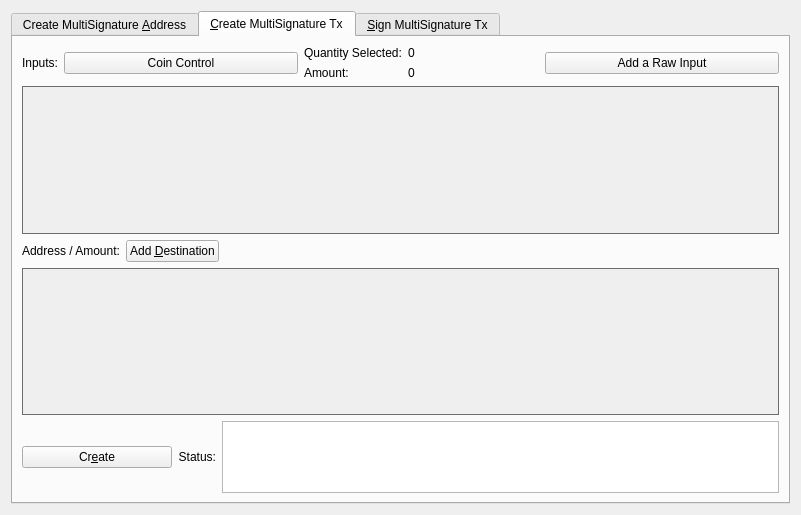
<?xml version="1.0" encoding="UTF-8"?>
<ui version="4.0">
 <class>MultisigDialog</class>
 <widget class="QDialog" name="MultisigDialog">
  <property name="geometry">
   <rect>
    <x>0</x>
    <y>0</y>
    <width>801</width>
    <height>515</height>
   </rect>
  </property>
  <property name="sizePolicy">
   <sizepolicy hsizetype="Fixed" vsizetype="Fixed">
    <horstretch>0</horstretch>
    <verstretch>0</verstretch>
   </sizepolicy>
  </property>
  <property name="windowTitle">
   <string>Multisignature Address Interactions</string>
  </property>
  <layout class="QVBoxLayout" name="verticalLayout_8">
   <item>
    <widget class="QTabWidget" name="multisigTabWidget">
     <property name="styleSheet">
      <string notr="true">QScrollArea{border: 1px solid #6d6d6d;}</string>
     </property>
     <property name="currentIndex">
      <number>1</number>
     </property>
     <widget class="QWidget" name="addMultisigTab">
      <property name="sizePolicy">
       <sizepolicy hsizetype="Minimum" vsizetype="Minimum">
        <horstretch>0</horstretch>
        <verstretch>0</verstretch>
       </sizepolicy>
      </property>
      <attribute name="title">
       <string>Create MultiSignature &amp;Address</string>
      </attribute>
      <layout class="QVBoxLayout" name="verticalLayout">
       <item>
        <layout class="QHBoxLayout" name="enterMLayout">
         <item>
          <widget class="QSpinBox" name="enterMSpinbox">
           <property name="sizePolicy">
            <sizepolicy hsizetype="Fixed" vsizetype="Fixed">
             <horstretch>0</horstretch>
             <verstretch>0</verstretch>
            </sizepolicy>
           </property>
           <property name="toolTip">
            <string>How many people must sign to verify a transaction</string>
           </property>
           <property name="minimum">
            <number>1</number>
           </property>
           <property name="maximum">
            <number>15</number>
           </property>
           <property name="value">
            <number>1</number>
           </property>
          </widget>
         </item>
         <item>
          <widget class="QLabel" name="enterMLabel">
           <property name="text">
            <string>Enter the minimum number of signatures required to sign transactions</string>
           </property>
          </widget>
         </item>
        </layout>
       </item>
       <item>
        <layout class="QHBoxLayout" name="addressLabelLayout">
         <item>
          <widget class="QLabel" name="addressLableLabel">
           <property name="text">
            <string>Address Label:</string>
           </property>
          </widget>
         </item>
         <item>
          <widget class="QLineEdit" name="multisigAddressLabel"/>
         </item>
        </layout>
       </item>
       <item>
        <layout class="QHBoxLayout" name="addAddressLayout">
         <item>
          <widget class="QPushButton" name="addAddressButton">
           <property name="toolTip">
            <string>Add another address that could sign to verify a transaction from the multisig address.</string>
           </property>
           <property name="text">
            <string>&amp;Add Address / Key</string>
           </property>
           <property name="icon">
            <iconset resource="../HCASH.qrc">
             <normaloff>:/icons/add</normaloff>:/icons/add</iconset>
           </property>
           <property name="autoDefault">
            <bool>false</bool>
           </property>
          </widget>
         </item>
         <item>
          <widget class="QLabel" name="addAddressLabel">
           <property name="sizePolicy">
            <sizepolicy hsizetype="Preferred" vsizetype="Fixed">
             <horstretch>0</horstretch>
             <verstretch>0</verstretch>
            </sizepolicy>
           </property>
           <property name="text">
            <string>Local addresses or public keys that can sign:</string>
           </property>
          </widget>
         </item>
         <item>
          <spacer name="addAddressSpacer_2">
           <property name="orientation">
            <enum>Qt::Horizontal</enum>
           </property>
           <property name="sizeHint" stdset="0">
            <size>
             <width>40</width>
             <height>10</height>
            </size>
           </property>
          </spacer>
         </item>
        </layout>
       </item>
       <item>
        <widget class="QScrollArea" name="addAddressScrollArea">
         <property name="sizePolicy">
          <sizepolicy hsizetype="Preferred" vsizetype="Expanding">
           <horstretch>0</horstretch>
           <verstretch>0</verstretch>
          </sizepolicy>
         </property>
         <property name="widgetResizable">
          <bool>true</bool>
         </property>
         <widget class="QWidget" name="addAddressWidget">
          <property name="geometry">
           <rect>
            <x>0</x>
            <y>0</y>
            <width>759</width>
            <height>166</height>
           </rect>
          </property>
          <layout class="QVBoxLayout" name="verticalLayout_5">
           <item>
            <layout class="QVBoxLayout" name="addressList"/>
           </item>
           <item>
            <spacer name="verticalSpacer">
             <property name="orientation">
              <enum>Qt::Vertical</enum>
             </property>
             <property name="sizeHint" stdset="0">
              <size>
               <width>20</width>
               <height>40</height>
              </size>
             </property>
            </spacer>
           </item>
          </layout>
         </widget>
        </widget>
       </item>
       <item>
        <layout class="QHBoxLayout" name="addMultisigLayout">
         <item>
          <widget class="QPushButton" name="addMultisigButton">
           <property name="sizePolicy">
            <sizepolicy hsizetype="Preferred" vsizetype="Fixed">
             <horstretch>0</horstretch>
             <verstretch>0</verstretch>
            </sizepolicy>
           </property>
           <property name="toolTip">
            <string>Create a new multisig address</string>
           </property>
           <property name="toolTipDuration">
            <number>-3</number>
           </property>
           <property name="text">
            <string>C&amp;reate</string>
           </property>
           <property name="icon">
            <iconset resource="../HCASH.qrc">
             <normaloff>:/icons/filesave</normaloff>:/icons/filesave</iconset>
           </property>
           <property name="autoDefault">
            <bool>false</bool>
           </property>
          </widget>
         </item>
         <item>
          <widget class="QLabel" name="label">
           <property name="text">
            <string>Status:</string>
           </property>
          </widget>
         </item>
         <item>
          <widget class="QTextEdit" name="addMultisigStatus">
           <property name="sizePolicy">
            <sizepolicy hsizetype="Expanding" vsizetype="Fixed">
             <horstretch>0</horstretch>
             <verstretch>0</verstretch>
            </sizepolicy>
           </property>
           <property name="maximumSize">
            <size>
             <width>16777215</width>
             <height>75</height>
            </size>
           </property>
           <property name="readOnly">
            <bool>true</bool>
           </property>
           <property name="textInteractionFlags">
            <set>Qt::TextSelectableByKeyboard|Qt::TextSelectableByMouse</set>
           </property>
          </widget>
         </item>
        </layout>
       </item>
       <item>
        <widget class="QLabel" name="label_2">
         <property name="sizePolicy">
          <sizepolicy hsizetype="Preferred" vsizetype="Preferred">
           <horstretch>0</horstretch>
           <verstretch>0</verstretch>
          </sizepolicy>
         </property>
         <property name="text">
          <string>Use below to quickly import an address by its redeem. Don't forget to add a label before clicking import!
Keep in mind, the wallet will rescan the blockchain to find transactions containing the new address.
Please be patient after clicking import.</string>
         </property>
         <property name="scaledContents">
          <bool>false</bool>
         </property>
         <property name="wordWrap">
          <bool>true</bool>
         </property>
        </widget>
       </item>
       <item>
        <layout class="QHBoxLayout" name="importLayout">
         <item>
          <widget class="QPushButton" name="importAddressButton">
           <property name="sizePolicy">
            <sizepolicy hsizetype="Fixed" vsizetype="Fixed">
             <horstretch>0</horstretch>
             <verstretch>0</verstretch>
            </sizepolicy>
           </property>
           <property name="text">
            <string>&amp;Import Redeem</string>
           </property>
           <property name="icon">
            <iconset resource="../HCASH.qrc">
             <normaloff>:/icons/receiving_addresses</normaloff>:/icons/receiving_addresses</iconset>
           </property>
          </widget>
         </item>
         <item>
          <widget class="QLineEdit" name="importRedeem">
           <property name="sizePolicy">
            <sizepolicy hsizetype="Preferred" vsizetype="Fixed">
             <horstretch>0</horstretch>
             <verstretch>0</verstretch>
            </sizepolicy>
           </property>
          </widget>
         </item>
        </layout>
       </item>
      </layout>
     </widget>
     <widget class="QWidget" name="createTransactionTab">
      <attribute name="title">
       <string>&amp;Create MultiSignature Tx</string>
      </attribute>
      <layout class="QVBoxLayout" name="verticalLayout_3">
       <item>
        <layout class="QHBoxLayout" name="horizontalLayout_2">
         <item>
          <layout class="QVBoxLayout" name="createTxLayout">
           <item>
            <layout class="QHBoxLayout" name="addTxInputLayout">
             <item>
              <widget class="QLabel" name="addTxInputLabel">
               <property name="sizePolicy">
                <sizepolicy hsizetype="Fixed" vsizetype="Preferred">
                 <horstretch>0</horstretch>
                 <verstretch>0</verstretch>
                </sizepolicy>
               </property>
               <property name="text">
                <string>Inputs:</string>
               </property>
              </widget>
             </item>
             <item>
              <widget class="QPushButton" name="pushButtonCoinControl">
               <property name="sizePolicy">
                <sizepolicy hsizetype="Preferred" vsizetype="Fixed">
                 <horstretch>0</horstretch>
                 <verstretch>0</verstretch>
                </sizepolicy>
               </property>
               <property name="text">
                <string>Coin Control</string>
               </property>
              </widget>
             </item>
             <item>
              <layout class="QFormLayout" name="formLayout_2">
               <property name="rightMargin">
                <number>10</number>
               </property>
               <item row="0" column="0">
                <widget class="QLabel" name="labelQuantity">
                 <property name="text">
                  <string>Quantity Selected:</string>
                 </property>
                </widget>
               </item>
               <item row="0" column="1">
                <widget class="QLabel" name="labelQuantity_int">
                 <property name="text">
                  <string>0</string>
                 </property>
                </widget>
               </item>
               <item row="1" column="0">
                <widget class="QLabel" name="labelAmount">
                 <property name="text">
                  <string>Amount:</string>
                 </property>
                </widget>
               </item>
               <item row="1" column="1">
                <widget class="QLabel" name="labelAmount_int">
                 <property name="text">
                  <string>0</string>
                 </property>
                </widget>
               </item>
              </layout>
             </item>
             <item>
              <widget class="QPushButton" name="addInputButton">
               <property name="sizePolicy">
                <sizepolicy hsizetype="Preferred" vsizetype="Fixed">
                 <horstretch>0</horstretch>
                 <verstretch>0</verstretch>
                </sizepolicy>
               </property>
               <property name="toolTip">
                <string>Add an input to fund the outputs</string>
               </property>
               <property name="text">
                <string>Add a Raw Input</string>
               </property>
               <property name="icon">
                <iconset resource="../HCASH.qrc">
                 <normaloff>:/css/default</normaloff>:/css/default</iconset>
               </property>
              </widget>
             </item>
            </layout>
           </item>
           <item>
            <widget class="QScrollArea" name="txInputsScrollArea">
             <property name="sizePolicy">
              <sizepolicy hsizetype="Preferred" vsizetype="Expanding">
               <horstretch>0</horstretch>
               <verstretch>0</verstretch>
              </sizepolicy>
             </property>
             <property name="widgetResizable">
              <bool>true</bool>
             </property>
             <widget class="QWidget" name="txInputsWidget">
              <property name="geometry">
               <rect>
                <x>0</x>
                <y>0</y>
                <width>747</width>
                <height>131</height>
               </rect>
              </property>
              <layout class="QVBoxLayout" name="verticalLayout_7">
               <item>
                <layout class="QVBoxLayout" name="inputsList"/>
               </item>
               <item>
                <spacer name="txInputsSpacer">
                 <property name="orientation">
                  <enum>Qt::Vertical</enum>
                 </property>
                 <property name="sizeHint" stdset="0">
                  <size>
                   <width>20</width>
                   <height>80</height>
                  </size>
                 </property>
                </spacer>
               </item>
              </layout>
             </widget>
            </widget>
           </item>
           <item>
            <layout class="QHBoxLayout" name="addDestinationLayout">
             <item>
              <widget class="QLabel" name="addDestinationLabel">
               <property name="text">
                <string>Address / Amount:</string>
               </property>
              </widget>
             </item>
             <item>
              <widget class="QPushButton" name="addDestinationButton">
               <property name="sizePolicy">
                <sizepolicy hsizetype="Fixed" vsizetype="Fixed">
                 <horstretch>0</horstretch>
                 <verstretch>0</verstretch>
                </sizepolicy>
               </property>
               <property name="toolTip">
                <string>Add destinations to send HCASH to</string>
               </property>
               <property name="text">
                <string>Add &amp;Destination</string>
               </property>
               <property name="icon">
                <iconset resource="../HCASH.qrc">
                 <normaloff>:/icons/add</normaloff>:/icons/add</iconset>
               </property>
              </widget>
             </item>
             <item>
              <spacer name="addDestinationHorizontalSpacer">
               <property name="orientation">
                <enum>Qt::Horizontal</enum>
               </property>
               <property name="sizeHint" stdset="0">
                <size>
                 <width>40</width>
                 <height>20</height>
                </size>
               </property>
              </spacer>
             </item>
            </layout>
           </item>
           <item>
            <widget class="QScrollArea" name="destionationsScrollArea">
             <property name="sizePolicy">
              <sizepolicy hsizetype="Expanding" vsizetype="Expanding">
               <horstretch>0</horstretch>
               <verstretch>0</verstretch>
              </sizepolicy>
             </property>
             <property name="widgetResizable">
              <bool>true</bool>
             </property>
             <widget class="QWidget" name="destinationsScrollAreaContents">
              <property name="geometry">
               <rect>
                <x>0</x>
                <y>0</y>
                <width>747</width>
                <height>130</height>
               </rect>
              </property>
              <layout class="QVBoxLayout" name="verticalLayout_11">
               <item>
                <layout class="QVBoxLayout" name="destinationsList"/>
               </item>
               <item>
                <spacer name="destinationsSpacer">
                 <property name="orientation">
                  <enum>Qt::Vertical</enum>
                 </property>
                 <property name="sizeHint" stdset="0">
                  <size>
                   <width>20</width>
                   <height>20</height>
                  </size>
                 </property>
                </spacer>
               </item>
              </layout>
             </widget>
            </widget>
           </item>
           <item>
            <layout class="QHBoxLayout" name="horizontalLayout_4">
             <item>
              <widget class="QPushButton" name="createButton">
               <property name="sizePolicy">
                <sizepolicy hsizetype="Fixed" vsizetype="Fixed">
                 <horstretch>0</horstretch>
                 <verstretch>0</verstretch>
                </sizepolicy>
               </property>
               <property name="minimumSize">
                <size>
                 <width>150</width>
                 <height>0</height>
                </size>
               </property>
               <property name="toolTip">
                <string>Create a transaction object using the given inputs to the given outputs</string>
               </property>
               <property name="text">
                <string>Cr&amp;eate</string>
               </property>
               <property name="icon">
                <iconset resource="../HCASH.qrc">
                 <normaloff>:/icons/export</normaloff>:/icons/export</iconset>
               </property>
               <property name="autoDefault">
                <bool>false</bool>
               </property>
               <property name="default">
                <bool>true</bool>
               </property>
              </widget>
             </item>
             <item>
              <widget class="QLabel" name="createButtonLabel">
               <property name="sizePolicy">
                <sizepolicy hsizetype="Fixed" vsizetype="Preferred">
                 <horstretch>0</horstretch>
                 <verstretch>0</verstretch>
                </sizepolicy>
               </property>
               <property name="text">
                <string>Status:</string>
               </property>
               <property name="alignment">
                <set>Qt::AlignRight|Qt::AlignTrailing|Qt::AlignVCenter</set>
               </property>
              </widget>
             </item>
             <item>
              <widget class="QTextEdit" name="createButtonStatus">
               <property name="sizePolicy">
                <sizepolicy hsizetype="Expanding" vsizetype="Minimum">
                 <horstretch>0</horstretch>
                 <verstretch>0</verstretch>
                </sizepolicy>
               </property>
               <property name="maximumSize">
                <size>
                 <width>16777215</width>
                 <height>16777215</height>
                </size>
               </property>
               <property name="sizeAdjustPolicy">
                <enum>QAbstractScrollArea::AdjustToContents</enum>
               </property>
               <property name="readOnly">
                <bool>true</bool>
               </property>
              </widget>
             </item>
            </layout>
           </item>
          </layout>
         </item>
         <item>
          <layout class="QHBoxLayout" name="horizontalLayout_3"/>
         </item>
        </layout>
       </item>
      </layout>
     </widget>
     <widget class="QWidget" name="signMultisigTransaction">
      <property name="styleSheet">
       <string notr="true">txScrollArea:{
	border: 1px solid #6d6d6d;
}
keyScrollArea:{
	border: 1px solid #6d6d6d;
}
txScrollArea:{
	border: 1px solid #6d6d6d;
}</string>
      </property>
      <attribute name="title">
       <string>&amp;Sign MultiSignature Tx</string>
      </attribute>
      <layout class="QVBoxLayout" name="verticalLayout_4">
       <item>
        <layout class="QHBoxLayout" name="transactionHexLayout">
         <item>
          <widget class="QLabel" name="transactionHexLabel">
           <property name="text">
            <string>Transaction Hex:</string>
           </property>
          </widget>
         </item>
         <item>
          <widget class="QLineEdit" name="transactionHex">
           <property name="toolTip">
            <string/>
           </property>
          </widget>
         </item>
        </layout>
       </item>
       <item>
        <layout class="QHBoxLayout" name="horizontalLayout">
         <item>
          <layout class="QVBoxLayout" name="verticalLayout_2">
           <item>
            <layout class="QHBoxLayout" name="horizontalLayout_7">
             <item>
              <widget class="QPushButton" name="signButton">
               <property name="sizePolicy">
                <sizepolicy hsizetype="Preferred" vsizetype="Fixed">
                 <horstretch>0</horstretch>
                 <verstretch>0</verstretch>
                </sizepolicy>
               </property>
               <property name="minimumSize">
                <size>
                 <width>150</width>
                 <height>0</height>
                </size>
               </property>
               <property name="toolTip">
                <string>Sign the transaction from this wallet or from provided private keys</string>
               </property>
               <property name="text">
                <string>S&amp;ign</string>
               </property>
               <property name="icon">
                <iconset resource="../HCASH.qrc">
                 <normaloff>:/icons/edit</normaloff>:/icons/edit</iconset>
               </property>
               <property name="autoDefault">
                <bool>false</bool>
               </property>
               <property name="default">
                <bool>true</bool>
               </property>
              </widget>
             </item>
             <item>
              <widget class="QPushButton" name="commitButton">
               <property name="enabled">
                <bool>false</bool>
               </property>
               <property name="sizePolicy">
                <sizepolicy hsizetype="Preferred" vsizetype="Fixed">
                 <horstretch>0</horstretch>
                 <verstretch>0</verstretch>
                </sizepolicy>
               </property>
               <property name="toolTip">
                <string>&lt;html&gt;&lt;head/&gt;&lt;body&gt;&lt;p&gt;DISABLED until transaction has been signed enough times.&lt;/p&gt;&lt;/body&gt;&lt;/html&gt;</string>
               </property>
               <property name="autoFillBackground">
                <bool>false</bool>
               </property>
               <property name="text">
                <string>Co&amp;mmit</string>
               </property>
               <property name="icon">
                <iconset resource="../HCASH.qrc">
                 <normaloff>:/icons/send</normaloff>:/icons/send</iconset>
               </property>
               <property name="autoDefault">
                <bool>true</bool>
               </property>
              </widget>
             </item>
             <item>
              <layout class="QHBoxLayout" name="addPrivKeyLayout">
               <item>
                <widget class="QPushButton" name="addPrivKeyButton">
                 <property name="sizePolicy">
                  <sizepolicy hsizetype="Fixed" vsizetype="Fixed">
                   <horstretch>0</horstretch>
                   <verstretch>0</verstretch>
                  </sizepolicy>
                 </property>
                 <property name="toolTip">
                  <string>Add private keys to sign the transaction with</string>
                 </property>
                 <property name="text">
                  <string>Add Private &amp;Key</string>
                 </property>
                 <property name="icon">
                  <iconset resource="../HCASH.qrc">
                   <normaloff>:/icons/add</normaloff>:/icons/add</iconset>
                 </property>
                </widget>
               </item>
               <item>
                <widget class="QLabel" name="addPrivKeyLabel">
                 <property name="text">
                  <string>Sign with only private keys (Not Recommened)</string>
                 </property>
                </widget>
               </item>
              </layout>
             </item>
            </layout>
           </item>
           <item>
            <layout class="QHBoxLayout" name="horizontalLayout_5">
             <item>
              <widget class="QLabel" name="signButtonStatusLabel">
               <property name="text">
                <string>Status:</string>
               </property>
              </widget>
             </item>
             <item>
              <widget class="QTextEdit" name="signButtonStatus">
               <property name="sizePolicy">
                <sizepolicy hsizetype="Expanding" vsizetype="Preferred">
                 <horstretch>0</horstretch>
                 <verstretch>0</verstretch>
                </sizepolicy>
               </property>
               <property name="maximumSize">
                <size>
                 <width>16777215</width>
                 <height>16777215</height>
                </size>
               </property>
               <property name="verticalScrollBarPolicy">
                <enum>Qt::ScrollBarAsNeeded</enum>
               </property>
               <property name="readOnly">
                <bool>true</bool>
               </property>
               <property name="textInteractionFlags">
                <set>Qt::TextSelectableByKeyboard|Qt::TextSelectableByMouse</set>
               </property>
              </widget>
             </item>
            </layout>
           </item>
           <item>
            <widget class="QScrollArea" name="keyScrollArea">
             <property name="sizePolicy">
              <sizepolicy hsizetype="Expanding" vsizetype="Expanding">
               <horstretch>0</horstretch>
               <verstretch>0</verstretch>
              </sizepolicy>
             </property>
             <property name="sizeAdjustPolicy">
              <enum>QAbstractScrollArea::AdjustToContents</enum>
             </property>
             <property name="widgetResizable">
              <bool>true</bool>
             </property>
             <widget class="QWidget" name="keyScrollAreaContents">
              <property name="geometry">
               <rect>
                <x>0</x>
                <y>0</y>
                <width>755</width>
                <height>168</height>
               </rect>
              </property>
              <layout class="QVBoxLayout" name="verticalLayout_9">
               <item>
                <layout class="QVBoxLayout" name="keyList"/>
               </item>
               <item>
                <spacer name="keySpacer">
                 <property name="orientation">
                  <enum>Qt::Vertical</enum>
                 </property>
                 <property name="sizeHint" stdset="0">
                  <size>
                   <width>20</width>
                   <height>20</height>
                  </size>
                 </property>
                </spacer>
               </item>
              </layout>
             </widget>
            </widget>
           </item>
          </layout>
         </item>
        </layout>
       </item>
      </layout>
     </widget>
    </widget>
   </item>
  </layout>
 </widget>
 <resources>
  <include location="../HCASH.qrc"/>
 </resources>
 <connections/>
</ui>
